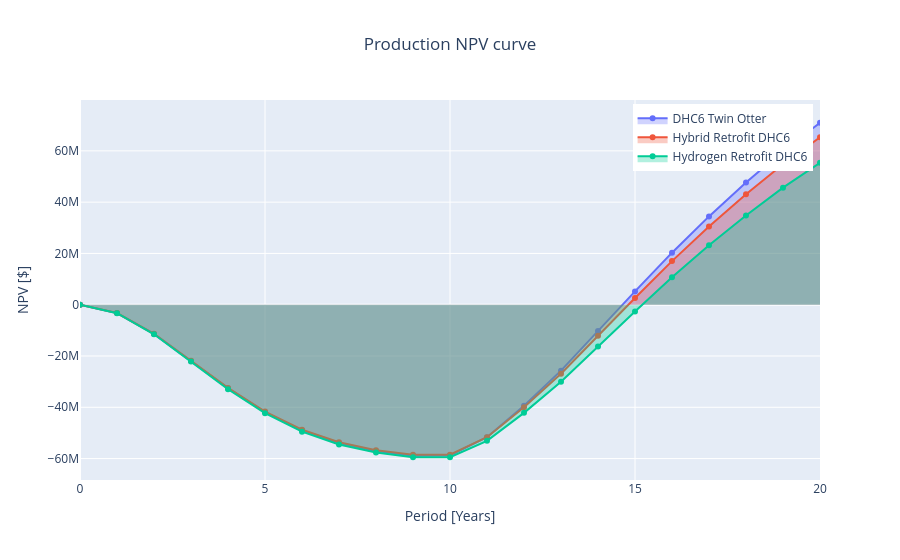

Source (notebook cell):
### Code cell
from fastga_he.gui.npv_curve import npv_curve

fig = npv_curve(
    [BASELINE_RESULT, HYBRID_RESULT, H2_RESULT],
    name=["DHC6 Twin Otter", "Hybrid Retrofit DHC6", "Hydrogen Retrofit DHC6"],
    npv_var="data:cost:production:net_present_value",
)

fig.update_layout(title_text="Production NPV curve")
fig.show()

### Figure 1 — Plotly figure (JSON) as saved in the notebook; plotly's stock layout.template omitted (floating-point values rounded to 4 significant figures)
{"data": [{"fill": "tozeroy", "fillcolor": "rgba(99, 110, 250, 0.3)", "line": {"color": "rgba(99, 110, 250, 1.0)"}, "mode": "lines+markers", "name": "DHC6 Twin Otter", "showlegend": true, "type": "scatter", "x": [0.0, 1.0, 2.0, 3.0, 4.0, 5.0, 6.0, 7.0, 8.0, 9.0, 10.0, 11.0, 12.0, 13.0, 14.0, 15.0, 16.0, 17.0, 18.0, 19.0, 20.0], "y": [0, -3261000.0, -11400000.0, -21940000.0, -32620000.0, -41880000.0, -49000000.0, -53940000.0, -57060000.0, -58860000.0, -58780000.0, -51660000.0, -39420000.0, -25720000.0, -10200000.0, 5187000.0, 20300000.0, 34440000.0, 47650000.0, 59940000.0, 70970000.0]}, {"fill": "tozeroy", "fillcolor": "rgba(239, 85, 59, 0.3)", "line": {"color": "rgba(239, 85, 59, 1.0)"}, "mode": "lines+markers", "name": "Hybrid Retrofit DHC6", "showlegend": true, "type": "scatter", "x": [0.0, 1.0, 2.0, 3.0, 4.0, 5.0, 6.0, 7.0, 8.0, 9.0, 10.0, 11.0, 12.0, 13.0, 14.0, 15.0, 16.0, 17.0, 18.0, 19.0, 20.0], "y": [0, -3244000.0, -11350000.0, -21830000.0, -32450000.0, -41660000.0, -48750000.0, -53660000.0, -56760000.0, -58550000.0, -58500000.0, -51680000.0, -39980000.0, -26890000.0, -12080000.0, 2599000.0, 17010000.0, 30490000.0, 43070000.0, 54780000.0, 65280000.0]}, {"fill": "tozeroy", "fillcolor": "rgba(0, 204, 150, 0.3)", "line": {"color": "rgba(0, 204, 150, 1.0)"}, "mode": "lines+markers", "name": "Hydrogen Retrofit DHC6", "showlegend": true, "type": "scatter", "x": [0.0, 1.0, 2.0, 3.0, 4.0, 5.0, 6.0, 7.0, 8.0, 9.0, 10.0, 11.0, 12.0, 13.0, 14.0, 15.0, 16.0, 17.0, 18.0, 19.0, 20.0], "y": [0, -3294000.0, -11520000.0, -22170000.0, -32950000.0, -42310000.0, -49510000.0, -54500000.0, -57650000.0, -59470000.0, -59480000.0, -53090000.0, -42180000.0, -30000000.0, -16250000.0, -2634000.0, 10710000.0, 23190000.0, 34830000.0, 45660000.0, 55360000.0]}], "layout": {"autosize": true, "legend": {"x": 0.99, "xanchor": "right", "y": 0.99, "yanchor": "top"}, "title": {"text": "Production NPV curve", "x": 0.5}, "xaxis": {"autorange": true, "range": [0, 20], "title": {"text": "Period [Years]"}, "type": "linear"}, "yaxis": {"autorange": true, "range": [-70250000.0, 81730000.0], "title": {"text": "NPV [$]"}, "type": "linear"}}}
